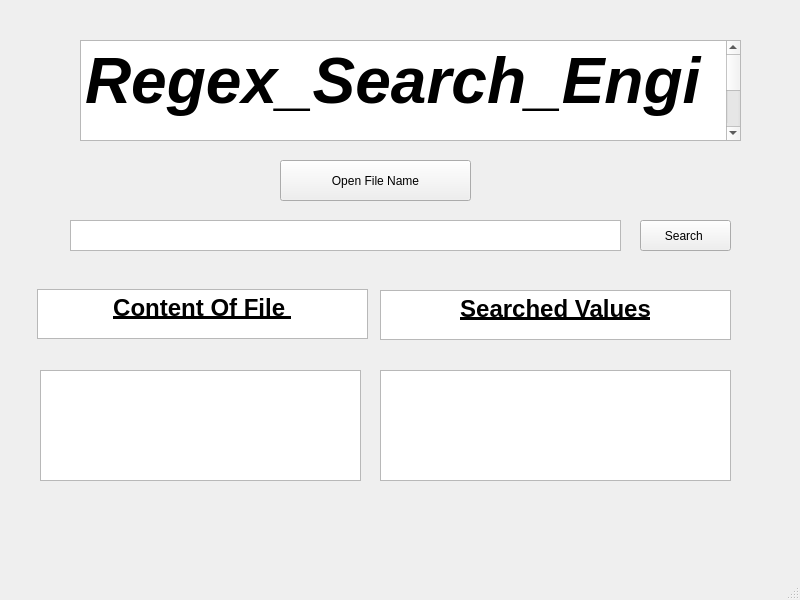
<?xml version="1.0" encoding="UTF-8"?>
<ui version="4.0">
 <class>MainWindow</class>
 <widget class="QMainWindow" name="MainWindow">
  <property name="geometry">
   <rect>
    <x>0</x>
    <y>0</y>
    <width>800</width>
    <height>600</height>
   </rect>
  </property>
  <property name="windowTitle">
   <string>MainWindow</string>
  </property>
  <widget class="QWidget" name="centralwidget">
   <widget class="QPushButton" name="pushButton">
    <property name="geometry">
     <rect>
      <x>280</x>
      <y>160</y>
      <width>191</width>
      <height>41</height>
     </rect>
    </property>
    <property name="text">
     <string>Open File Name</string>
    </property>
   </widget>
   <widget class="QPlainTextEdit" name="plainTextEdit">
    <property name="geometry">
     <rect>
      <x>80</x>
      <y>40</y>
      <width>661</width>
      <height>101</height>
     </rect>
    </property>
    <property name="font">
     <font>
      <family>Segoe UI</family>
      <pointsize>48</pointsize>
      <italic>true</italic>
      <bold>true</bold>
      <underline>false</underline>
     </font>
    </property>
    <property name="plainText">
     <string>Regex_Search_Engine</string>
    </property>
   </widget>
   <widget class="QTextEdit" name="textEdit_3">
    <property name="geometry">
     <rect>
      <x>37</x>
      <y>289</y>
      <width>331</width>
      <height>50</height>
     </rect>
    </property>
    <property name="html">
     <string>&lt;!DOCTYPE HTML PUBLIC &quot;-//W3C//DTD HTML 4.0//EN&quot; &quot;http://www.w3.org/TR/REC-html40/strict.dtd&quot;&gt;
&lt;html&gt;&lt;head&gt;&lt;meta name=&quot;qrichtext&quot; content=&quot;1&quot; /&gt;&lt;meta charset=&quot;utf-8&quot; /&gt;&lt;style type=&quot;text/css&quot;&gt;
p, li { white-space: pre-wrap; }
hr { height: 1px; border-width: 0; }
li.unchecked::marker { content: &quot;\2610&quot;; }
li.checked::marker { content: &quot;\2612&quot;; }
&lt;/style&gt;&lt;/head&gt;&lt;body style=&quot; font-family:'Segoe UI'; font-size:9pt; font-weight:400; font-style:normal;&quot;&gt;
&lt;p align=&quot;center&quot; style=&quot; margin-top:0px; margin-bottom:0px; margin-left:0px; margin-right:0px; -qt-block-indent:0; text-indent:0px;&quot;&gt;&lt;span style=&quot; font-size:18pt; font-weight:700; text-decoration: underline;&quot;&gt;Content Of File &lt;/span&gt;&lt;/p&gt;&lt;/body&gt;&lt;/html&gt;</string>
    </property>
   </widget>
   <widget class="QTextEdit" name="textEdit_4">
    <property name="geometry">
     <rect>
      <x>380</x>
      <y>290</y>
      <width>351</width>
      <height>50</height>
     </rect>
    </property>
    <property name="html">
     <string>&lt;!DOCTYPE HTML PUBLIC &quot;-//W3C//DTD HTML 4.0//EN&quot; &quot;http://www.w3.org/TR/REC-html40/strict.dtd&quot;&gt;
&lt;html&gt;&lt;head&gt;&lt;meta name=&quot;qrichtext&quot; content=&quot;1&quot; /&gt;&lt;meta charset=&quot;utf-8&quot; /&gt;&lt;style type=&quot;text/css&quot;&gt;
p, li { white-space: pre-wrap; }
hr { height: 1px; border-width: 0; }
li.unchecked::marker { content: &quot;\2610&quot;; }
li.checked::marker { content: &quot;\2612&quot;; }
&lt;/style&gt;&lt;/head&gt;&lt;body style=&quot; font-family:'Segoe UI'; font-size:9pt; font-weight:400; font-style:normal;&quot;&gt;
&lt;p align=&quot;center&quot; style=&quot; margin-top:0px; margin-bottom:0px; margin-left:0px; margin-right:0px; -qt-block-indent:0; text-indent:0px;&quot;&gt;&lt;span style=&quot; font-size:18pt; font-weight:700; text-decoration: underline;&quot;&gt;Searched Values&lt;/span&gt;&lt;/p&gt;&lt;/body&gt;&lt;/html&gt;</string>
    </property>
   </widget>
   <widget class="QPushButton" name="pushButton_2">
    <property name="geometry">
     <rect>
      <x>640</x>
      <y>220</y>
      <width>91</width>
      <height>31</height>
     </rect>
    </property>
    <property name="text">
     <string>Search </string>
    </property>
   </widget>
   <widget class="QPlainTextEdit" name="expressionSearch">
    <property name="geometry">
     <rect>
      <x>70</x>
      <y>220</y>
      <width>551</width>
      <height>31</height>
     </rect>
    </property>
    <property name="inputMethodHints">
     <set>Qt::ImhNone</set>
    </property>
    <property name="plainText">
     <string notr="true"/>
    </property>
   </widget>
   <widget class="QTextBrowser" name="file_contents">
    <property name="geometry">
     <rect>
      <x>40</x>
      <y>370</y>
      <width>321</width>
      <height>111</height>
     </rect>
    </property>
   </widget>
   <widget class="QTextBrowser" name="search_output">
    <property name="geometry">
     <rect>
      <x>380</x>
      <y>370</y>
      <width>351</width>
      <height>111</height>
     </rect>
    </property>
   </widget>
  </widget>
  <widget class="QMenuBar" name="menubar">
   <property name="geometry">
    <rect>
     <x>0</x>
     <y>0</y>
     <width>800</width>
     <height>22</height>
    </rect>
   </property>
  </widget>
  <widget class="QStatusBar" name="statusbar"/>
 </widget>
 <resources/>
 <connections/>
</ui>
